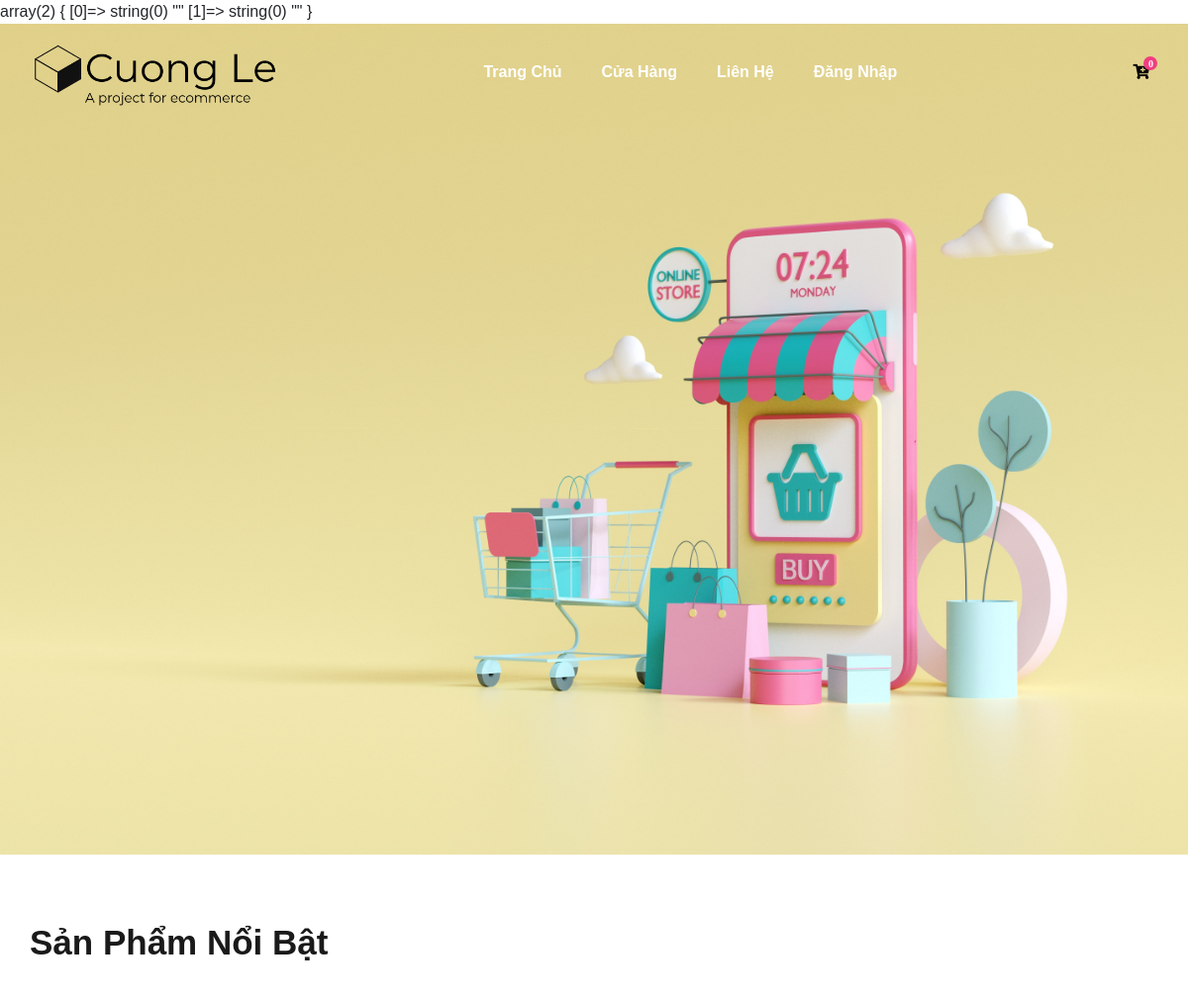
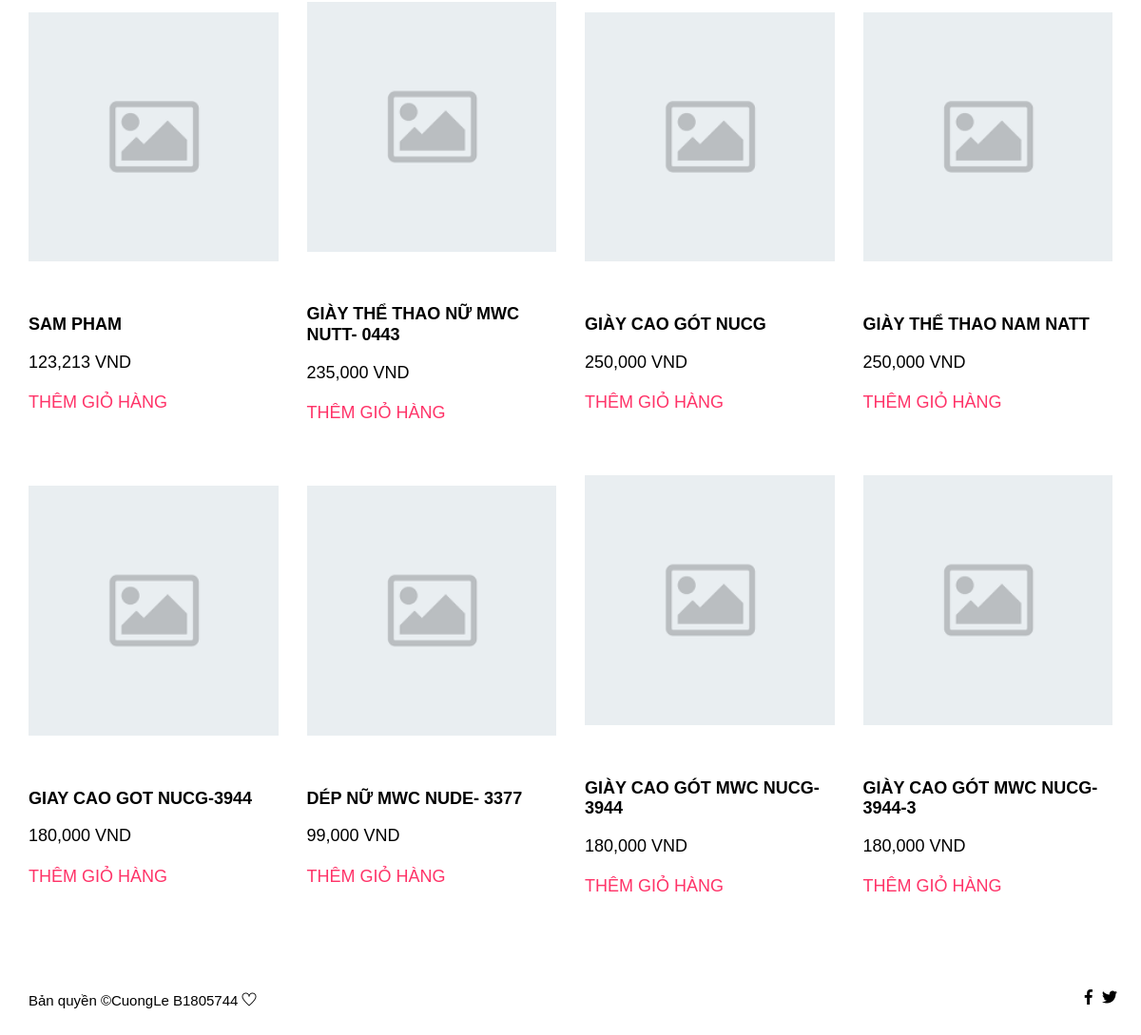
The page / on the database its author committed (2 pictures, top to bottom).
### tables this page shows
CREATE TABLE `product` (
  `id` int NOT NULL,
  `title` varchar(255) NOT NULL,
  `description` varchar(255) NOT NULL,
  `price` int NOT NULL,
  `category_id` int NOT NULL,
  `in_stock` int NOT NULL,
  `image_url` varchar(255) DEFAULT NULL,
  `slug` varchar(255) NOT NULL,
  `short_des` varchar(100) NOT NULL,
  `is_deleted` tinyint(1) NOT NULL,
  `created_at` timestamp NOT NULL DEFAULT CURRENT_TIMESTAMP
);

### controllers/homeController.php (called while the page is built, shortened)
<?php
require_once('models/Product.php');
class HomeController extends baseController{
    public function index(){
        $products = Product::allFeature(8);
        $data = array('products' => $products, 'title' => 'Trang chủ - Cường Lê');
        $this->render('home', $data);
    }
}

### routes.php (called while the page is built, shortened)
<?php
    $routerString = $_SERVER['REQUEST_URI'];
    $pattern = "/action=(\w+)/";
    preg_match($pattern, $routerString, $matches);
    if(isset($matches[1])){
        $action = $matches[1];
    }else{
        $action = 'index';
    }
    $router = explode('/', $routerString);
    var_dump($router);
    $arguments = array();
    $classController = new $class($router);
    $classController->$action($arguments);

### index.php (called while the page is built, shortened)
<?php
require_once('routes.php');

### models/Product.php (called while the page is built, shortened)
<?php
class Product {
    static function allFeature($limit){
        $list = [];
        $db = DB::getInstance();
        $req = $db->prepare('SELECT * from product where is_deleted = false ORDER BY created_at DESC limit ' . $limit);
        $req->setFetchMode(PDO::FETCH_OBJ);
        $req->execute();
        foreach($req->fetchAll() as $item){
            array_push($list, $item);
        }
        return $list;
    }
}

### views/components/production.php (the view, shortened to what this page needs)
<div class="col-lg-3 col-sm-6 col-6">
    <a href="/san-pham/<?= $product->slug ?>">
        <div class="single_product_item">
            <img src="<?= $product->image_url ?>" alt="" onerror="this.onerror=null;this.src='/assets/img/default.png';" style="width: 100%"/>
            <div class="single_product_text">
                <h4><?= $product->title ?></h4>
                <h3><?= number_format($product->price, 0, ".", ",")  ?> VND</h3>
                <?php if($product->in_stock > 0) { ?>
                <a href="/san-pham/<?= $product->slug ?>" class="add_cart">Thêm giỏ hàng</a>
                <?php }else {?>
                    <a >Hết hàng</a>
                <?php }?>
            </div>
        </div>
    </a>
</div>

### views/pages/home.php
<section class="product_list">
    <div class="container">
        <div class="row justify-content-center">
            <div class="col-lg-12">
                <div class="section_tittle text-center">
                    <h2>Sản phẩm nổi bật</h2>
                </div>
            </div>
        </div>
	<div class="row align-items-center justify-content-between">
		<?php foreach($products as $product){
			require('views/components/production.php');
		} ?>
	</div>
</section>

### assets/css/my.css (style rules this page uses)
.justify-content-between { -ms-flex-pack: justify !important; justify-content: space-between !important; }

### rows shown on the page
product: title "SAM PHAM", price "123,213"
product: title "GIÀY THỂ THAO NỮ MWC NUTT- 0443", price "235,000"
product: title "GIÀY CAO GÓT NUCG", price "250,000"
product: title "GIÀY THỂ THAO NAM NATT", price "250,000"
product: title "GIAY CAO GOT NUCG-3944", price "180,000"
product: title "DÉP NỮ MWC NUDE- 3377", price "99,000"
product: title "GIÀY CAO GÓT MWC NUCG-3944", price "180,000"
product: title "GIÀY CAO GÓT MWC NUCG-3944-3", price "180,000"
